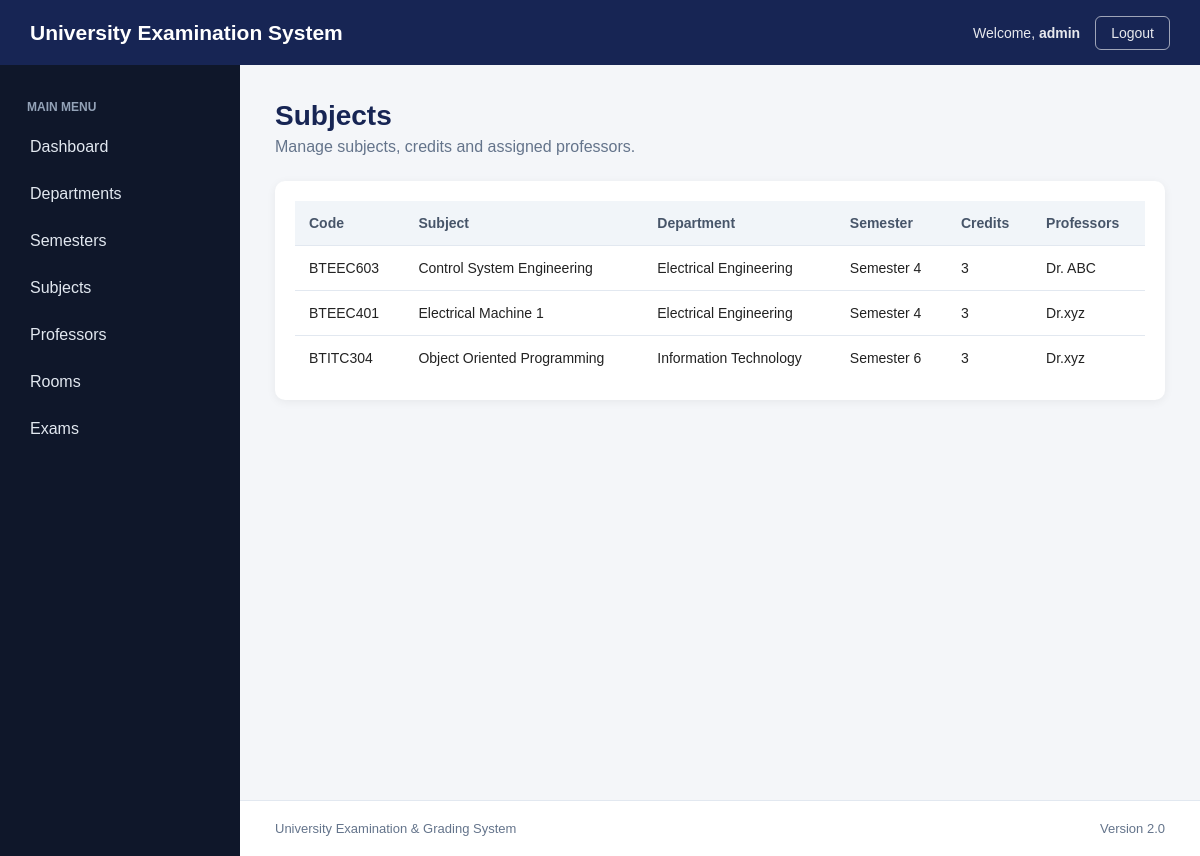
/subjects/ (signed in), run on the app's committed database.
### academics/models.py (models this page shows, shortened)
class Subject(models.Model):
    semester = models.ForeignKey(
        Semester,
        on_delete=models.CASCADE,
        related_name="subjects"
    )
    name = models.CharField(
        max_length=150
    )
    code = models.CharField(
        max_length=30,
        unique=True
    )
    credits = models.PositiveIntegerField()
    professors = models.ManyToManyField(
        Professor,
        related_name="subjects",
        blank=True
    )

class Semester(models.Model):
    department = models.ForeignKey(
        Department,
        on_delete=models.CASCADE,
        related_name="semesters"
    )
    number = models.PositiveIntegerField()
    academic_year = models.CharField(
        max_length=20
    )
    class Meta:
        unique_together = (
            "department",
            "number",
            "academic_year"
        )

class Department(models.Model):
    name = models.CharField(max_length=100)
    code = models.CharField(
        max_length=20,
        unique=True
    )
    description = models.TextField(
        blank=True
    )

class Professor(models.Model):
    name = models.CharField(
        max_length=100
    )
    employee_id = models.CharField(
        max_length=30,
        unique=True
    )
    email = models.EmailField(
        unique=True
    )
    phone = models.CharField(
        max_length=15,
        blank=True
    )
    department = models.ForeignKey(
        Department,
        on_delete=models.CASCADE,
        related_name="professors"
    )

### academics/views.py (the view)
@login_required
def subjects(request):
    subjects = Subject.objects.select_related(
        "semester",
        "semester__department"
    ).prefetch_related(
        "professors"
    ).order_by(
        "semester",
        "name"
    )
    return render(
        request,
        "academics/subjects.html",
        {
            "subjects": subjects
        }
    )

### academics/templates/academics/subjects.html (shortened to what this page needs)
{% extends "academics/base.html" %}
{% block content %}
<div class="page-header">
    <div>
        <h1 class="page-title">
            Subjects
        </h1>
        <p class="page-description">
            Manage subjects, credits and assigned professors.
        </p>
    </div>
</div>
<div class="table-container">
    <table class="data-table">
        <thead>
            <tr>
                <th>Code</th>
                <th>Subject</th>
                <th>Department</th>
                <th>Semester</th>
                <th>Credits</th>
                <th>Professors</th>
            </tr>
        </thead>
        <tbody>
            {% for subject in subjects %}
            <tr>
                <td>
                    {{ subject.code }}
                </td>
                <td>
                    {{ subject.name }}
                </td>
                <td>
                    {{ subject.semester.department.name }}
                </td>
                <td>
                    Semester {{ subject.semester.number }}
                </td>
                <td>
                    {{ subject.credits }}
                </td>
                <td>
                    {% for professor in subject.professors.all %}
                        {{ professor.name }}
                    {% empty %}
                        No professor assigned.
                    {% endfor %}
                </td>
            </tr>
            {% empty %}
            <tr>
                <td colspan="6">
                    No subjects available.
                </td>
            </tr>
            {% endfor %}
        </tbody>
    </table>
</div>
{% endblock %}

### academics/templates/academics/base.html (shortened to what this page needs)
{% load static %}
<!DOCTYPE html>
<html lang="en">
<head>
    <link
        rel="stylesheet"
        href="{% static 'academics/css/style.css' %}"
    >
</head>
<body>
<header class="topbar">
    <div class="logo">
        University Examination System
    </div>
    <div class="topbar-right">
        {% if user.is_authenticated %}
            <span class="welcome-text">
                Welcome,
                <strong>
                    {{ user.username }}
                </strong>
            </span>
            <form
                method="POST"
                action="{% url 'logout' %}"
                class="logout-form"
            >
                <button
                    type="submit"
                    class="logout-button"
                >
                    Logout
                </button>
            </form>
        {% endif %}
    </div>
</header>
<div class="layout">
    <aside class="sidebar">
        <div class="sidebar-title">
            MAIN MENU
        </div>
        <a
            href="{% url 'home' %}"
            class="nav-link"
        >
            Dashboard
        </a>
        <a
            href="{% url 'departments' %}"
            class="nav-link"
        >
            Departments
        </a>
        <a
            href="{% url 'semesters' %}"
            class="nav-link"
        >
            Semesters
        </a>
        <a
            href="{% url 'subjects' %}"
            class="nav-link"
        >
            Subjects
        </a>
        <a
            href="{% url 'professors' %}"
            class="nav-link"
        >
            Professors
        </a>
        <a
            href="{% url 'rooms' %}"
            class="nav-link"
        >
            Rooms
        </a>
        <a
            href="{% url 'exams' %}"
            class="nav-link"
        >
            Exams
        </a>
    </aside>
    <main class="main-content">
        {% block content %}
        {% endblock %}
    </main>
</div>
<footer class="footer">
    <p>
        University Examination & Grading System
    </p>
    <p>
        Version 2.0
    </p>
</footer>
</body>
</html>

### academics/static/academics/css/style.css (style rules this page uses)
* { margin: 0; padding: 0; box-sizing: border-box; }
body { font-family: Arial, Helvetica, sans-serif; background-color: #f4f6f9; color: #222; }
.topbar { height: 65px; background-color: #172554; color: white; display: flex; align-items: center; justify-content: space-between; padding: 0 30px; position: fixed; top: 0; left: 0; right: 0; z-index: 1000; }
.logo { font-size: 21px; font-weight: bold; }
.topbar-right { font-size: 14px; opacity: 0.9; }
.layout { display: flex; min-height: calc(100vh - 65px); margin-top: 65px; }
.sidebar { width: 240px; background-color: #0f172a; padding: 25px 15px; position: fixed; top: 65px; bottom: 0; left: 0; }
.sidebar-title { color: #94a3b8; font-size: 12px; font-weight: bold; margin: 10px 12px 12px; }
.nav-link { display: block; color: #e2e8f0; text-decoration: none; padding: 12px 15px; margin-bottom: 5px; border-radius: 7px; transition: 0.2s; }
.main-content { margin-left: 240px; width: calc(100% - 240px); padding: 35px; }
.page-header { display: flex; justify-content: space-between; align-items: center; margin-bottom: 25px; }
.page-title { font-size: 28px; color: #172554; }
.page-description { margin-top: 6px; color: #64748b; }
.table-container { background-color: white; border-radius: 10px; padding: 20px; box-shadow: 0 2px 10px rgba(0, 0, 0, 0.06); overflow-x: auto; }
.data-table { width: 100%; border-collapse: collapse; }
.data-table th { background-color: #f1f5f9; text-align: left; padding: 14px; font-size: 14px; color: #475569; }
.data-table td { padding: 14px; border-top: 1px solid #e2e8f0; font-size: 14px; }
.footer { margin-left: 240px; padding: 20px 35px; background-color: white; border-top: 1px solid #e2e8f0; color: #64748b; display: flex; justify-content: space-between; font-size: 13px; }
.topbar-right { display: flex; align-items: center; gap: 15px; }
.welcome-text { color: white; font-size: 14px; }
.welcome-text strong { font-weight: 600; }
.logout-form { display: inline; margin: 0; }
.logout-button { background: transparent; border: 1px solid rgba(255, 255, 255, 0.65); color: white; padding: 8px 15px; border-radius: 6px; cursor: pointer; font-size: 14px; transition: 0.2s ease; }

### data on the page
Subject: code "BTEEC603", name "Control System Engineering", semester.department.name "Electrical Engineering", semester.number "4", credits "3"
Professor: name "Dr. ABC"
Subject: code "BTEEC401", name "Electrical Machine 1", semester.department.name "Electrical Engineering", semester.number "4", credits "3"
Professor: name "Dr.xyz"
Subject: code "BTITC304", name "Object Oriented Programming", semester.department.name "Information Technology", semester.number "6", credits "3"

### other printed values
{{ user.username }} "admin"
